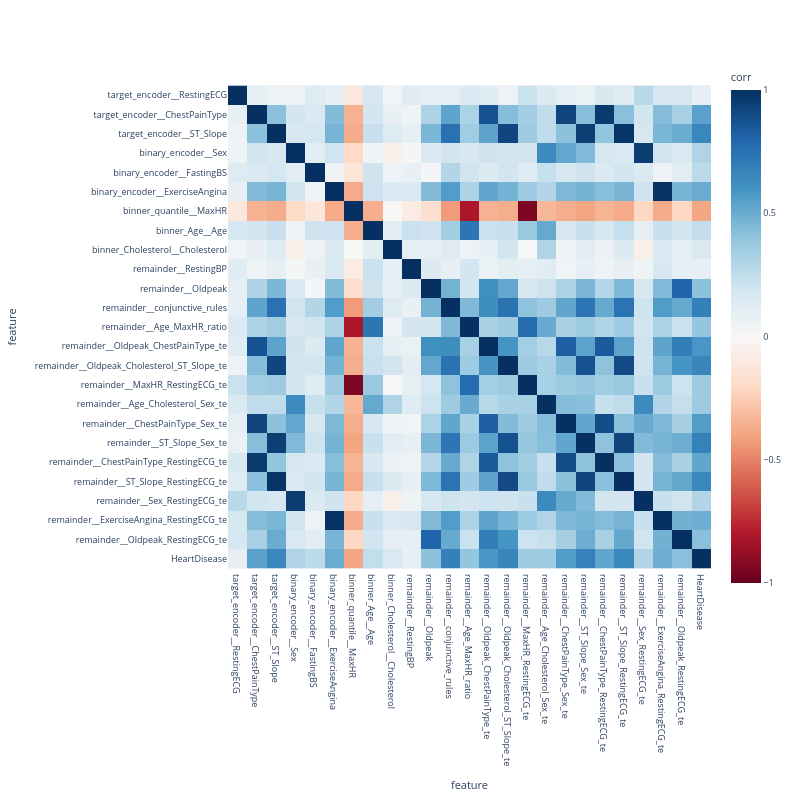

Notebook cell for this chart:
### Code cell
plot_corr_matrix(corr_df, width=800, height=800, fontsize=9)

### Figure 1 — Plotly figure (JSON) as saved in the notebook; plotly's stock layout.template omitted (floating-point values rounded to 4 significant figures; data arrays with more than 128 entries replaced by an {"elided": "..."} marker saying what was removed)
{"data": [{"coloraxis": "coloraxis", "name": "0", "x": ["target_encoder__RestingECG", "target_encoder__ChestPainType", "target_encoder__ST_Slope", "binary_encoder__Sex", "binary_encoder__FastingBS", "binary_encoder__ExerciseAngina", "binner_quantile__MaxHR", "binner_Age__Age", "binner_Cholesterol__Cholesterol", "remainder__RestingBP", "remainder__Oldpeak", "remainder__conjunctive_rules", "remainder__Age_MaxHR_ratio", "remainder__Oldpeak_ChestPainType_te", "remainder__Oldpeak_Cholesterol_ST_Slope_te", "remainder__MaxHR_RestingECG_te", "remainder__Age_Cholesterol_Sex_te", "remainder__ChestPainType_Sex_te", "remainder__ST_Slope_Sex_te", "remainder__ChestPainType_RestingECG_te", "remainder__ST_Slope_RestingECG_te", "remainder__Sex_RestingECG_te", "remainder__ExerciseAngina_RestingECG_te", "remainder__Oldpeak_RestingECG_te", "HeartDisease"], "y": ["target_encoder__RestingECG", "target_encoder__ChestPainType", "target_encoder__ST_Slope", "binary_encoder__Sex", "binary_encoder__FastingBS", "binary_encoder__ExerciseAngina", "binner_quantile__MaxHR", "binner_Age__Age", "binner_Cholesterol__Cholesterol", "remainder__RestingBP", "remainder__Oldpeak", "remainder__conjunctive_rules", "remainder__Age_MaxHR_ratio", "remainder__Oldpeak_ChestPainType_te", "remainder__Oldpeak_Cholesterol_ST_Slope_te", "remainder__MaxHR_RestingECG_te", "remainder__Age_Cholesterol_Sex_te", "remainder__ChestPainType_Sex_te", "remainder__ST_Slope_Sex_te", "remainder__ChestPainType_RestingECG_te", "remainder__ST_Slope_RestingECG_te", "remainder__Sex_RestingECG_te", "remainder__ExerciseAngina_RestingECG_te", "remainder__Oldpeak_RestingECG_te", "HeartDisease"], "z": {"elided": "25x25 float values"}, "type": "heatmap", "xaxis": "x", "yaxis": "y", "hovertemplate": "feature: %{x}<br>feature: %{y}<br>corr: %{z}<extra></extra>"}], "layout": {"xaxis": {"anchor": "y", "domain": [0.0, 1.0], "scaleanchor": "y", "constrain": "domain", "title": {"text": "feature"}}, "yaxis": {"anchor": "x", "domain": [0.0, 1.0], "autorange": "reversed", "constrain": "domain", "title": {"text": "feature"}}, "coloraxis": {"colorbar": {"title": {"text": "corr"}}, "colorscale": [[0.0, "rgb(103,0,31)"], [0.1, "rgb(178,24,43)"], [0.2, "rgb(214,96,77)"], [0.3, "rgb(244,165,130)"], [0.4, "rgb(253,219,199)"], [0.5, "rgb(247,247,247)"], [0.6, "rgb(209,229,240)"], [0.7, "rgb(146,197,222)"], [0.8, "rgb(67,147,195)"], [0.9, "rgb(33,102,172)"], [1.0, "rgb(5,48,97)"]], "cmin": -1, "cmax": 1, "autocolorscale": false}, "margin": {"t": 60}, "font": {"size": 9}, "width": 800, "height": 800}}
